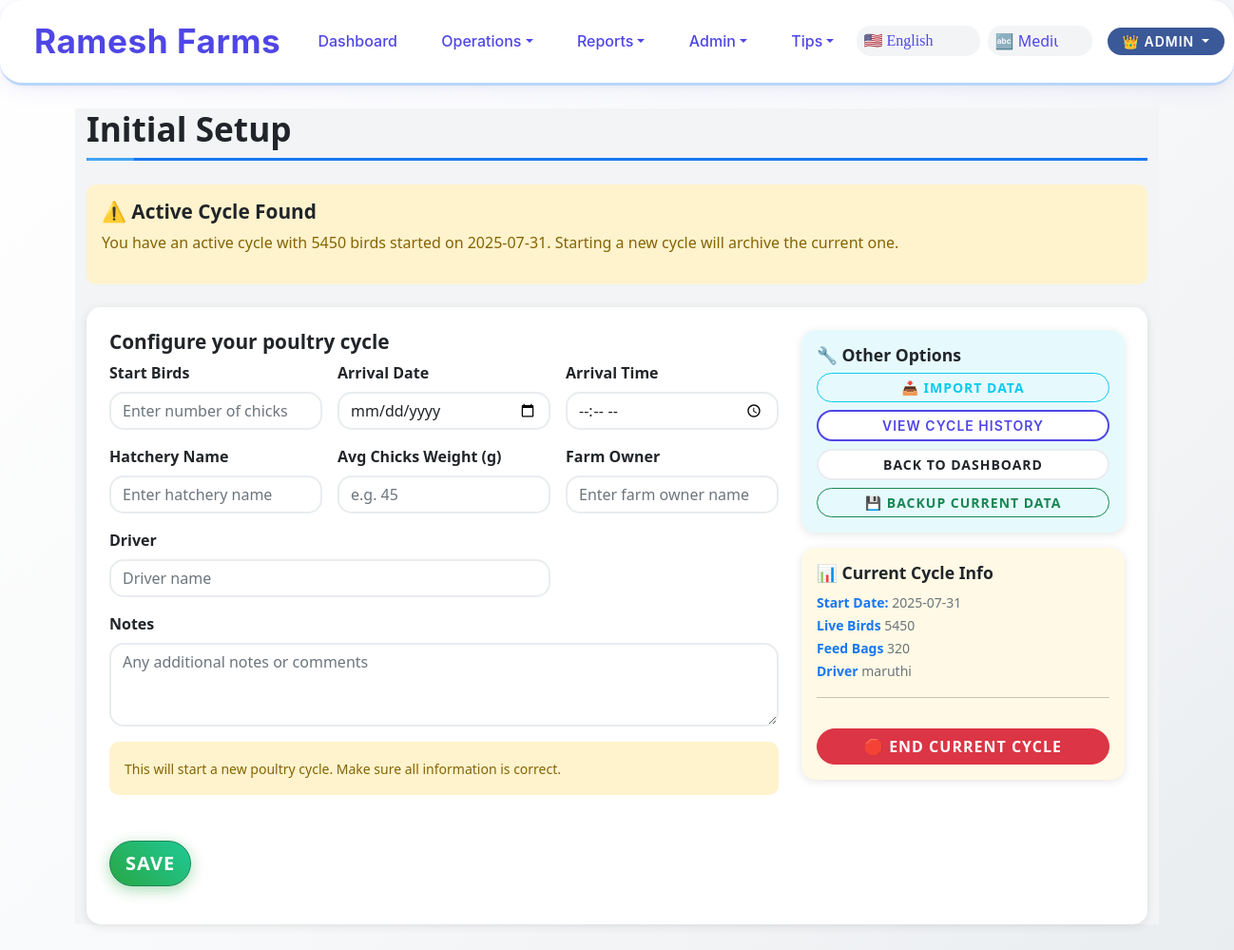
The app's page /setup (signed in), older data.
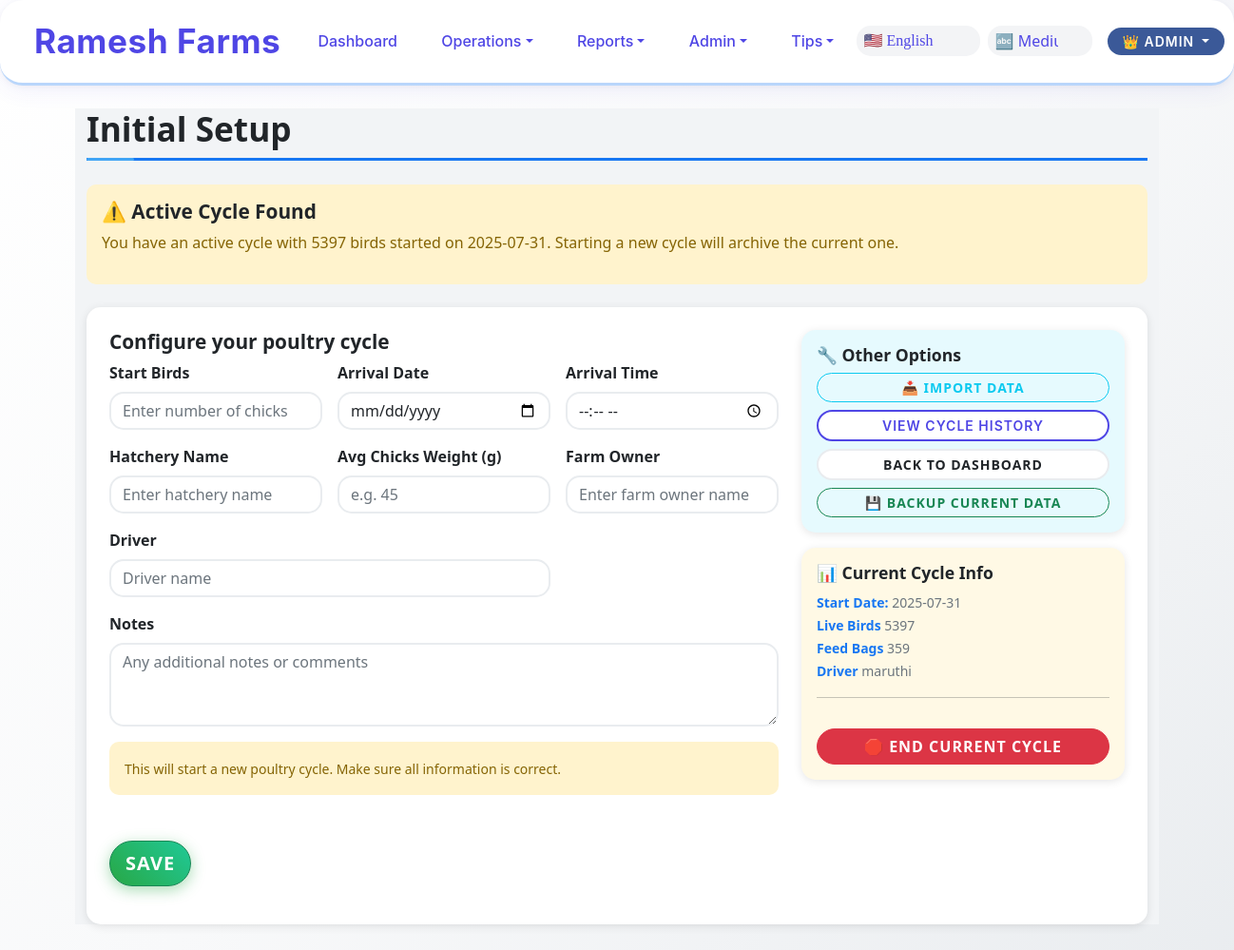
The same page, newer data.
### app.py (models this page shows)
class Cycle(db.Model):
    id = db.Column(db.Integer, primary_key=True)
    start_date = db.Column(db.String(50))
    start_time = db.Column(db.String(50))
    start_birds = db.Column(db.Integer)
    current_birds = db.Column(db.Integer)
    start_feed_bags = db.Column(db.Float)
    driver = db.Column(db.String(120))
    notes = db.Column(db.String(500))
    status = db.Column(db.String(20), default='active')  # 'active' or 'archived'
    end_date = db.Column(db.String(50))  # Date when cycle was completed/archived

### app.py (the view, shortened to what this page needs)
@app.route('/setup', methods=['GET','POST'])
@admin_required
def setup():
    existing_cycle = get_active_cycle()
    return render_template('setup.html', existing_cycle=existing_cycle)

### app.py (called while the page is built)
def admin_required(f):
    @wraps(f)
    def decorated_function(*args, **kwargs):
        if 'user_id' not in session:
            return redirect(url_for('login'))
        user = User.query.get(session['user_id'])
        if not user or user.role != 'admin':
            flash('Access denied. Admin privileges required.', 'error')
            return redirect(url_for('dashboard'))
        return f(*args, **kwargs)
    return decorated_function

def get_active_cycle():
    return Cycle.query.filter_by(status='active').order_by(Cycle.id.desc()).first()

### templates/setup.html (shortened to what this page needs)
{% extends 'base.html' %}
{% block content %}
<h2 data-i18n="setup_title">Initial Setup</h2>
{% if existing_cycle %}
<div class="alert alert-warning mb-4">
  <h5 data-i18n="existing_cycle_warning">⚠️ Active Cycle Found</h5>
  <p data-i18n="existing_cycle_msg">
    You have an active cycle with {{ existing_cycle.current_birds }} birds started on {{ existing_cycle.start_date }}.
    Starting a new cycle will archive the current one.
  </p>
</div>
{% endif %}
<div class="card p-4">
  <div class="row">
    <div class="col-md-8">
      <h5 data-i18n="setup_subtitle">Configure your poultry cycle</h5>
      <form method="POST" class="row g-3">
        <div class="col-md-4">
          <label for="start-birds" class="form-label" data-i18n="start_birds">Start Birds</label>
          <input id="start-birds" data-i18n-placeholder="start_birds_ph" type="number" name="start_birds" class="form-control" required min="1">
        </div>
        <div class="col-md-4">
          <label for="start-date" class="form-label" data-i18n="arrival_dt">Arrival Date</label>
          <input id="start-date" type="date" name="start_date" class="form-control" value="{{ today }}">
        </div>
        <div class="col-md-4">
          <label for="start-time" class="form-label" data-i18n="arrival_time">Arrival Time</label>
          <input id="start-time" type="time" name="start_time" class="form-control">
        </div>
        <div class="col-md-4">
          <label for="hatchery_name" class="form-label">Hatchery Name</label>
          <input id="hatchery_name" type="text" name="hatchery_name" class="form-control" placeholder="Enter hatchery name">
        </div>
        <div class="col-md-4">
          <label for="avg_chicks_weight" class="form-label">Avg Chicks Weight (g)</label>
          <input id="avg_chicks_weight" type="number" step="0.01" name="avg_chicks_weight" class="form-control" placeholder="e.g. 45">
        </div>
        <div class="col-md-4">
          <label for="farm_owner" class="form-label">Farm Owner</label>
          <input id="farm_owner" type="text" name="farm_owner" class="form-control" placeholder="Enter farm owner name">
        </div>
        <div class="col-md-8">
          <label for="driver" class="form-label" data-i18n="driver">Driver Name</label>
          <input id="driver" data-i18n-placeholder="driver_ph" type="text" name="driver" class="form-control">
        </div>
        <div class="col-12">
          <label for="notes" class="form-label" data-i18n="notes">Notes</label>
          <textarea id="notes" data-i18n-placeholder="notes_ph" name="notes" class="form-control" rows="3"></textarea>
        </div>
        <div class="col-12">
          <div class="alert alert-warning">
            <small data-i18n="setup_info">This will start a new poultry cycle. Make sure all information is correct.</small>
          </div>
        </div>
        <div class="col-12">
          <button class="btn btn-success btn-lg my-3" type="submit" data-i18n="save">
          </button>
        </div>
      </form>
    </div>
    <div class="col-md-4">
      <div class="card bg-info bg-opacity-10 border-info">
        <div class="card-body">
          <h6 data-i18n="other_options">🔧 Other Options</h6>
          <div class="d-grid gap-2">
            {% if session.role == 'admin' %}
            <a href="{{ url_for('import_data') }}" class="btn btn-outline-info btn-sm" data-i18n="import_data_link">
              📥 Import Data
            </a>
            {% endif %}
            <a href="{{ url_for('cycle_history') }}" class="btn btn-outline-primary btn-sm" data-i18n="view_cycle_history">
            </a>
            <a href="{{ url_for('dashboard') }}" class="btn btn-outline-secondary btn-sm" data-i18n="back_to_dashboard">
            </a>
            {% if existing_cycle and session.role == 'admin' %}
            <a href="{{ url_for('export') }}" class="btn btn-outline-success btn-sm" data-i18n="backup_current">
              💾 Backup Current Data
            </a>
            {% endif %}
          </div>
        </div>
      </div>
      {% if existing_cycle %}
      <div class="card bg-warning bg-opacity-10 border-warning mt-3">
        <div class="card-body">
          <h6 data-i18n="current_cycle_info">📊 Current Cycle Info</h6>
          <small class="text-muted">
            <strong data-i18n="start_date">Start Date:</strong> {{ existing_cycle.start_date }}<br>
            <strong data-i18n="live_birds">Live Birds:</strong> {{ existing_cycle.current_birds }}<br>
            <strong data-i18n="feed_bags">Feed Bags:</strong> {{ existing_cycle.start_feed_bags|round|int }}<br>
            <strong data-i18n="driver">Driver:</strong> {{ existing_cycle.driver or 'N/A' }}
          </small>
          <hr>
          {% if session.role == 'admin' %}
          <form method="POST" action="{{ url_for('reset_cycle') }}" onsubmit="return confirm('Are you sure you want to end the current cycle? This will archive the cycle and set the end date to today. This action cannot be undone.')">
            <button type="submit" class="btn btn-danger w-100 mt-3" data-i18n="end_cycle_btn">🛑 End Current Cycle</button>
          </form>
          {% endif %}
        </div>
      </div>
      {% endif %}
    </div>
  </div>
</div>
{% endblock %}

### templates/base.html (shortened to what this page needs)
<!doctype html>
<html lang="en">
  <head>
    <link href="https://cdn.jsdelivr.net/npm/bootstrap@5.3.0/dist/css/bootstrap.min.css" rel="stylesheet">
    <link rel="stylesheet" href="{{ url_for('static', filename='style.css') }}">
  </head>
  <body>
      <nav class="navbar navbar-expand-lg navbar-dark" style="background: #3b5998;">
      <div class="container-fluid">
        <a class="navbar-brand chicken-icon d-inline-block align-middle fw-bold" href="{{ url_for('dashboard') }}" data-i18n="app_title" style="color: #ffffff; font-size: 1.4rem;">
        </a>
        <div class="collapse navbar-collapse d-none d-lg-block" id="navmenu">
          <ul class="navbar-nav me-auto mb-2 mb-lg-0">
            <li class="nav-item">
              <a class="nav-link px-3" href="{{ url_for('dashboard') }}" data-i18n="nav_dashboard" style="color: #fff;">
              </a>
            </li>
            <li class="nav-item dropdown">
              <a class="nav-link dropdown-toggle px-3" href="#" role="button" data-bs-toggle="dropdown" aria-expanded="false" data-i18n="nav_operations" style="color: #fff;">
              </a>
            </li>
            <li class="nav-item dropdown">
              <a class="nav-link dropdown-toggle px-3" href="#" role="button" data-bs-toggle="dropdown" aria-expanded="false" data-i18n="nav_reports" style="color: #fff;">
              </a>
            </li>
            {% if session.role == 'admin' %}
            <li class="nav-item dropdown">
              <a class="nav-link dropdown-toggle px-3" href="#" role="button" data-bs-toggle="dropdown" aria-expanded="false" data-i18n="nav_admin" style="color: #fff;">
              </a>
            </li>
            {% endif %}
            <li class="nav-item dropdown">
              <a class="nav-link dropdown-toggle px-3" href="#" id="tipsDropdown" role="button" data-bs-toggle="dropdown" aria-expanded="false" data-i18n="tips" style="color: #fff;">
              </a>
            </li>
          </ul>
          <div class="d-flex align-items-center">
            <select id="langSelect" class="form-select form-select-sm me-2 border-0" style="width:130px; background: #f8f9fa; color: #333;">
              <option value="en">🇺🇸 English</option>
            </select>
            <select id="fontSizeSelect" class="form-select form-select-sm me-3 border-0" style="width:110px; background: #f8f9fa; color: #333;" title="Font Size">
              <option value="medium" selected data-i18n="font_size_medium">🔤 Medium</option>
            </select>
            <div class="dropdown">
              <button class="btn btn-outline-light btn-sm dropdown-toggle px-3" type="button" data-bs-toggle="dropdown" style="background: #3b5998; color: #fff; border: none;">
                {% if session.role == 'admin' %}👑{% else %}👤{% endif %} {{ session.username }}
              </button>
            </div>
          </div>
        </div>
        </div>
      </nav>
     <main class="container my-4" style="background-color: #f2f4f6;"> {% block content %}{% endblock %} </main>
  </body>
</html>

Row changes from the older to the newer data that the page shows:
changed Cycle "maruthi": current_birds "5450" → "5397"; start_feed_bags "320" → "359"
